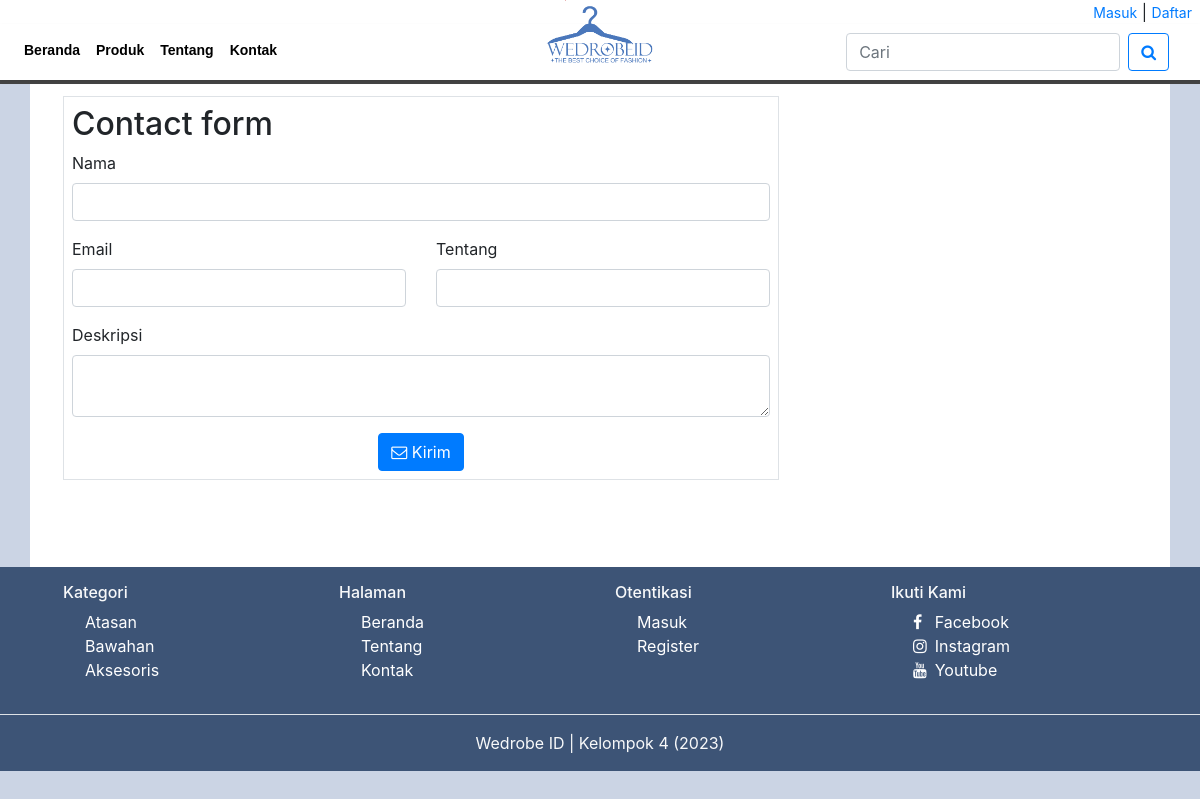
The app's page /user/kontak.php, older data.
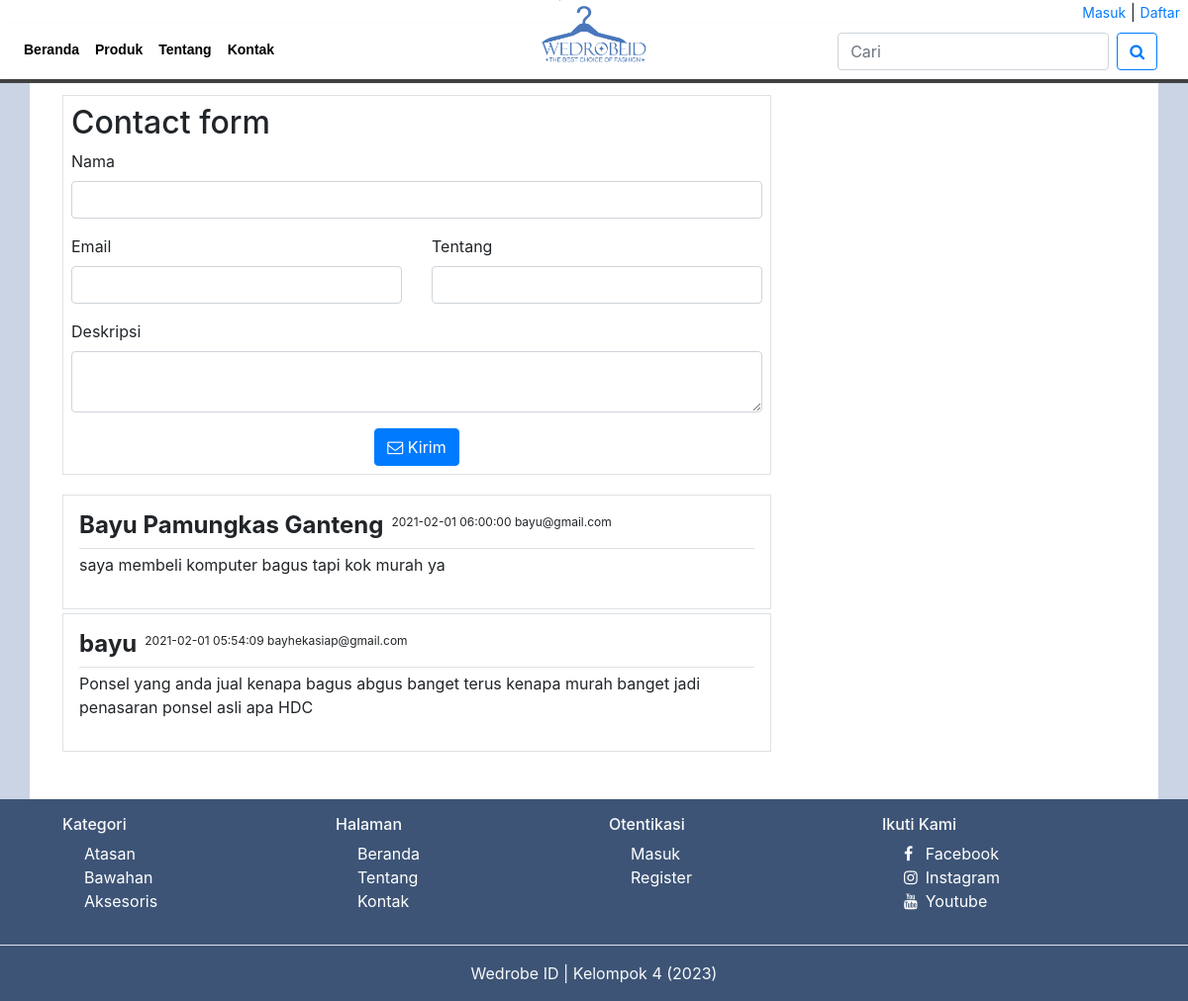
The same page, newer data.
### tables this page shows
CREATE TABLE `kontak` (
  `id_kontak` int(11) NOT NULL,
  `nama` varchar(50) NOT NULL,
  `email` varchar(50) NOT NULL,
  `tentang` varchar(50) NOT NULL,
  `pesan` text NOT NULL,
  `tgl` datetime NOT NULL
);

### function/kontak.php (called while the page is built, shortened)
<?php
require 'koneksi.php';
function ambilKontak()
{
    global $konek;
    $kontak = [];
    $produk = mysqli_query($konek, "SELECT * FROM kontak");
    while ($hasil = mysqli_fetch_assoc($produk)) {
        $kontak[] = $hasil;
    }
    $data = [
        'judul' => 'Kontak Kami',
        'kontak' => $kontak,
    ];
    return $data;
}

### user/kontak.php (the view, shortened to what this page needs)
<?php
require '../function/kontak.php';
$judul = ambilKontak()['judul'];
$kontak = ambilKontak()['kontak'];
require 'templates/header.php';
?>
<div class="row mt-5">
    <div class="col-md-8 p-2 bg-white border border-right">
        <h2>Contact form</h2>
        <form method="POST" action="">
            <div class="row">
                <div class="col-md-12">
                    <div class="form-group">
                        <label for="firstname">Nama</label>
                        <input id="firstname" type="text" class="form-control" required name="nama">
                    </div>
                </div>
                <div class="col-md-6">
                    <div class="form-group">
                        <label for="email">Email</label>
                        <input id="email" type="text" class="form-control" required name="email">
                    </div>
                </div>
                <div class="col-md-6">
                    <div class="form-group">
                        <label for="tentang">Tentang</label>
                        <input id="tentang" type="text" class="form-control" required name="tentang">
                    </div>
                </div>
                <div class="col-md-12">
                    <div class="form-group">
                        <label for="pesan">Deskripsi</label>
                        <textarea id="pesan" class="form-control" required name="pesan"></textarea>
                    </div>
                </div>
                <div class="col-md-12 text-center">
                    <button type="submit" name="kontak" class="btn btn-primary"><i class="fa fa-envelope-o"></i> Kirim </button>
                </div>
            </div>
        </form>
    </div>
</div>
<div class="row mt-3 ">
    <?php foreach ($kontak as $value) : ?>
        <div class="col-md-8 p-3 mt-1 border bg-white border">
            <div class="header d-flex align-items-center border-bottom">
                <h4 class="mr-2"><strong><?= $value['nama'] ?></strong></h4>
                <p style="font-size: 12px"><?= $value['tgl'] . " " . $value['email'] ?></p>
            </div>
            <div class="body">
                <p class="mt-1"><?= $value['pesan'] ?></p>
            </div>
        </div>
    <?php endforeach; ?>
</div>
<?php require 'templates/footer.php'; ?>

### user/templates/header.php (shortened to what this page needs)
<!doctype html>
<html lang="en">
<head>
    <link rel="stylesheet" href="<?= url ?>assets/css/bootstrap.min.css">
    <link rel="stylesheet" href="<?= url ?>assets/font-awesome/css/font-awesome.min.css">
    <link rel="stylesheet" href="<?= url ?>assets/css/custom.css">
</head>
<div class="topbar fixed-top custom-bg3">
    <img src="<?= url ?>/assets/images/pages/logo.png" class="logo-pos">
    <?php if (isset($_SESSION['nama'])) : ?>
        <p class="text-right pr-2 custom-text1">
            <a href="<?= url ?>user/profil.php" class="custom-text1"><?= $_SESSION['nama'] ?></a> |
            <a class="custom-text1" href="<?= url ?>user/keluar.php">Keluar</a>
        </p>
    <?php else : ?>
        <p class="text-right pr-2 custom-text1">
            <a class="custom-text1" style="cursor: pointer" data-toggle="modal" data-target="#masuk">Masuk</a> |
            <a class="custom-text1" href="<?= url ?>user/daftar.php">Daftar</a>
        </p>
    <?php endif; ?>
    <nav class="navbar navbar-expand-lg shadow-sm ">
        <div class="collapse navbar-collapse" id="navbarNav">
            <ul class="navbar-nav navbar-main col-lg-6 col-md-12">
                <li class="nav-item">
                    <a class="nav-link custom-text1 custom-fzise" href="<?= url ?>user/index.php">Beranda </a>
                </li>
                <li class="nav-item">
                    <a class="nav-link custom-text1 custom-fzise" href="<?= url ?>user/produk.php">Produk</a>
                </li>
                <li class="nav-item">
                    <a class="nav-link custom-text1 custom-fzise" href="<?= url ?>user/tentang.php">Tentang</a>
                </li>
                <li class="nav-item">
                    <a class="nav-link custom-text1 custom-fzise" href="<?= url ?>user/kontak.php">Kontak</a>
                </li>
            </ul>
            <div class="cari col-6">
                <form class="form-inline float-right" action="<?= url ?>user/produk.php/?cari=">
                    <input name="cari" class="form-control mr-sm-2 " type="search" placeholder="Cari" aria-label="Search">
                    <button class="btn btn-outline-primary my-2 my-sm-0" type="submit"><i class="fa fa-search"></i></button>
                </form>
            </div>
        </div>
    </nav>
</div>
<body class="custom-bg1">
    <div class="container bg-white p-5 custom-container">

### user/templates/footer.php (shortened to what this page needs)
</div>
<footer>
    <div class="footer custom-bg2 text-light">
        <div class="row px-5 py-3 nomargin">
            <div class="col-sm ">
                <h6>Kategori</h6>
                <p class="foot-item ml-3">
                    <a href="<?= url ?>user/produk.php/?kategori=Atasan">Atasan</a><br>
                    <a href="<?= url ?>user/produk.php/?kategori=Bawahan">Bawahan</a><br>
                    <a href="<?= url ?>user/produk.php/?kategori=Aksesoris">Aksesoris</a><br>
                </p>
            </div>
            <div class="col-sm ">
                <h6>Halaman</h6>
                <p class="foot-item ml-3">
                    <a href="<?= url ?>user">Beranda</a><br>
                    <a href="<?= url ?>user/tentang.php">Tentang</a><br>
                    <a href="<?= url ?>user/kontak.php">Kontak</a><br>
                </p>
            </div>
            <div class="col-sm ">
                <h6>Otentikasi</h6>
                <p class="foot-item ml-3">
                    <a class="text-white" style="cursor: pointer" data-toggle="modal" data-target="#masuk">Masuk</a><br>
                    <a href="<?= url ?>user/daftar.php">Register</a><br>
                </p>
            </div>
            <div class="col-sm ">
                <h6 class="follow">Ikuti Kami</h6>
                <p class="foot-item ml-3">
                    <a href="http://www.facebook.com"><i class="fa fa-facebook mr-2"></i> Facebook</a><br>
                    <a href="http://www.instagram.com"><i class="fa fa-instagram mr-2"></i>Instagram</a><br>
                    <a href="http://www.youtube.com"><i class="fa fa-youtube mr-2"></i>Youtube</a><br>
                </p>
            </div>
        </div>
        <div class="row justify-content-center nomargin">
            <div class="text-center border-top w-100 py-3 custom-bg2">
                <span class="text-light ">
                    Wedrobe ID
                    | <?= author . " (" . date('Y') . ")" ?></span>
            </div>
        </div>
    </div>
</footer>
</body>
</html>

### assets/css/custom.css (style rules this page uses)
:root { --wedrobebg1: #CBD4E4; --wedrobebg2: #3D5476; --wedrobebg3: #FFF; }
* { margin: 0; padding: 0; }
.nomargin { margin: 0; }
.custom-bg1 { background-color: #CBD4E4; }
.custom-bg2 { background-color: #3D5476; }
.custom-bg3 { background-color: #FFF; }
.custom-fzise { font-weight: bold; font-family: sans-serif; }
.custom-container { min-height: calc(100vh - 233px); }
.logo-pos { height: 6rem; position: absolute; margin-left: 50%; transform: translateX(-50%); padding-bottom: 2rem; }
.navbar a { color: black; border-bottom: solid 3px #FFF; border-bottom-color: var(--wedrobebg3); }
.topbar { border-bottom: solid 0.3rem #444; }
.topbar p { margin-bottom: 0; }
.topbar a { text-decoration: none; font-size: 14px; }
.footer .foot-item a { padding: 5px; margin: 1px; border-radius: 2px; color: white; text-decoration: none; transition: all ease-in 250ms; }

Row changes from the older to the newer data that the page shows:
added kontak: nama "Bayu Pamungkas Ganteng", tgl "2021-02-01 06:00:00", email "bayu@gmail.com", pesan "saya membeli komputer bagus tapi kok murah ya"
added kontak: nama "bayu", tgl "2021-02-01 05:54:09", email "bayhekasiap@gmail.com", pesan "Ponsel yang anda jual kenapa bagus abgus banget terus kenapa murah banget jadi penasaran ponsel asli apa HDC"
